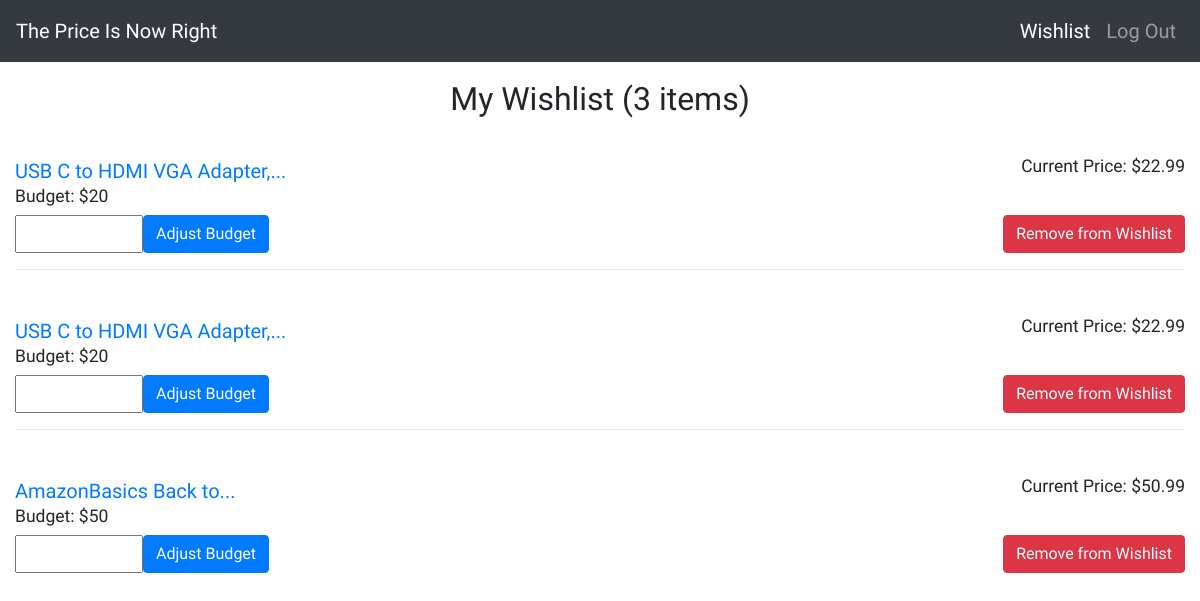
Page /wishlist (signed in) on the earlier database version.
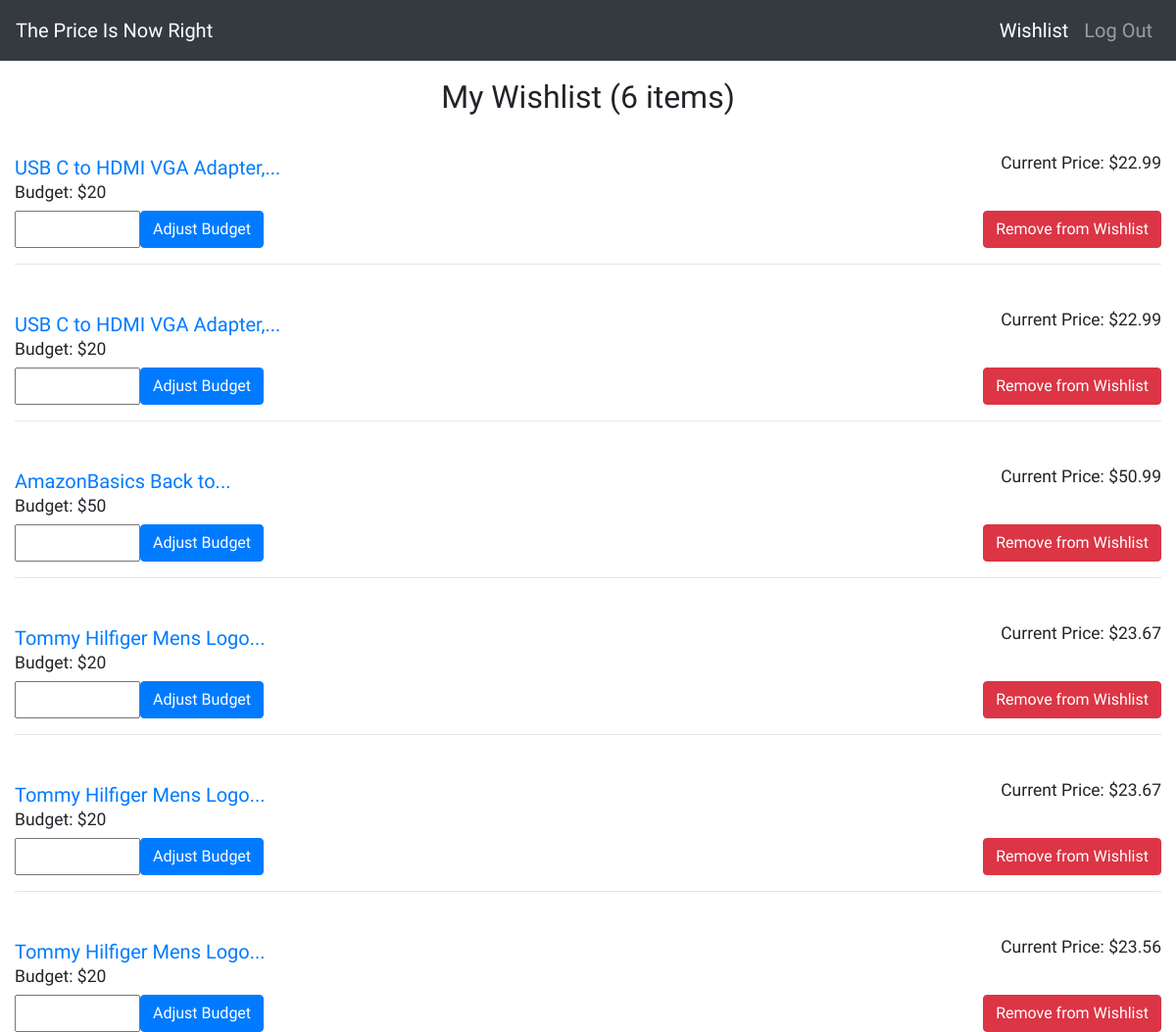
Same page on the later database version.
### price_is_now_right/models.py (models this page shows)
class Product(db.Model):
    id = db.Column(db.Integer, primary_key=True)
    userId = db.Column(db.Integer, db.ForeignKey(User.id), nullable=False)
    title = db.Column(db.String(), nullable=False)
    productURL = db.Column(db.String(), nullable=False)
    currentPrice = db.Column(db.Integer)
    userBudget = db.Column(db.Integer, nullable=False)

### price_is_now_right/routes.py (the view)
@main.route('/wishlist', methods=['GET', 'POST'])
@login_required
def wishlist():
    id = current_user.id
    productList = Product.query.filter_by(userId=id).all()
    return render_template('wishlist.html', productList=productList)

### price_is_now_right/__init__.py (called while the page is built)
def create_app(config_file='settings.py'):
    app = Flask(__name__)
    app.config.from_pyfile('settings.py')
    bootstrap = Bootstrap(app) # allows use of flask-bootstrap
    db.init_app(app)
    migrate = Migrate(app, db)
    login_manager.init_app(app)
    login_manager.login_view = 'main.login'
    @login_manager.user_loader
    def load_user(user_id):
        return User.query.get(user_id)
    app.register_blueprint(main)
    app.cli.add_command(create_tables)
    return app

### price_is_now_right/templates/wishlist.html (shortened to what this page needs)
{% extends "base.html" %}
{% block head %}
{{super()}}
{% endblock %}
{% block styles %}
{{super()}}
<link rel="stylesheet" href="{{url_for('static', filename='wishlist.css')}}">
{% endblock %}
{% block content %}
<nav class="navbar fixed-top navbar-expand-lg navbar-dark bg-dark">
  <a class="navbar-brand" href="{{ url_for('main.index') }}">The Price Is Now Right</a>
  <div class="collapse navbar-collapse" id="navbarSupportedContent">
    <ul class="navbar-nav ml-auto">
        <li class="nav-item active"><a class="nav-link" href="#">Wishlist</a></li>
        <li class="nav-item"><a class="nav-link" href="{{ url_for('main.logout') }}">Log Out</a></li>
    </ul>
  </div>
</nav>
<br>
<div class="container-fluid" id="products">
    <h2 class='wishlist-title text-center'>My Wishlist ({{ productList|length }} items)</h2>
    {% for product in productList %}
    <br>
    <div class='userProduct text-left'>
        <div class="d-flex justify-content-between">
            <a class='product-title' href="{{ product.productURL }}" target="_blank">{{ product.title|truncate(30) }}</a>
            <h4 class="current-price text-right small">Current Price: ${{ product.currentPrice }}</h4>
        </div>
        <h4 class="budget small">Budget: ${{ product.userBudget }}</h4>
        <div class="d-flex justify-content-between">
            <form class='adjust-budget d-flex' method="POST" action="{{ url_for('main.budget', id=product.id) }}">
                <input class='budget-update input-lg' type="number" id="new_budget" name="new_budget" min="0" max="{{ product.currentPrice }}" step=".01"><br>
                <input class='budget-update-btn btn btn-primary' type="submit" value="Adjust Budget">
            </form>
            <form class='remove-wishlist' action="{{ url_for('main.delete', id=product.id) }}">
                <button class="btn btn-danger" type="submit">Remove from Wishlist</button>
            </form>
        </div>
        {% if loop.index < productList|length %}
        <hr>
        {% endif %}
    </div>
    {% endfor %}
</div>
{% endblock %}

### price_is_now_right/templates/base.html (shortened to what this page needs)
<!doctype html>
<html lang="en">
    <head>
        {% block head %}
        {% block styles %}
            {{ bootstrap.load_css() }}
        {% endblock %}
        {% endblock %}
    </head>
    <body>
        {% block content %}{% endblock %}
    </body>
</html>

### price_is_now_right/static/wishlist.css (style rules this page uses)
body { padding-top: 50px; font-family: Cabin; font-size: 20px; }
.product-title { display: inline-block; }
.current-price { display: inline-block; }
.adjust-budget { display: inline-block; }
.remove-wishlist { display: inline-block; }

Differences in the rows shown:
added Product: title "Tommy Hilfiger Mens Logo...", currentPrice "23.67", userBudget "20"
added Product: title "Tommy Hilfiger Mens Logo...", currentPrice "23.67", userBudget "20"
added Product: title "Tommy Hilfiger Mens Logo...", currentPrice "23.56", userBudget "20"
Other differences:
{{ productList|length }}: "3" → "6"
